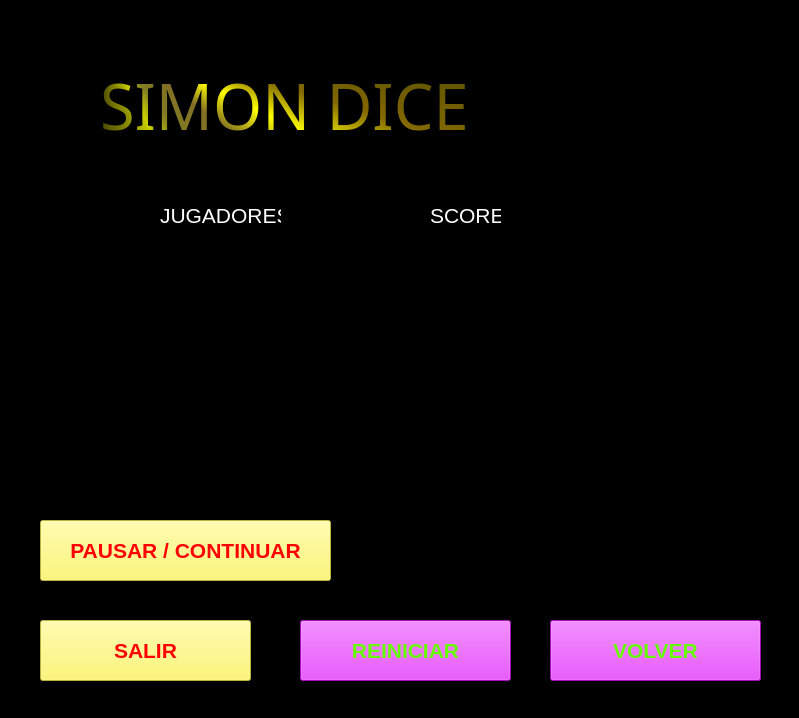
<?xml version="1.0" encoding="UTF-8"?>
<ui version="4.0">
 <class>MainWindow</class>
 <widget class="QMainWindow" name="MainWindow">
  <property name="geometry">
   <rect>
    <x>0</x>
    <y>0</y>
    <width>799</width>
    <height>718</height>
   </rect>
  </property>
  <property name="minimumSize">
   <size>
    <width>799</width>
    <height>718</height>
   </size>
  </property>
  <property name="maximumSize">
   <size>
    <width>799</width>
    <height>718</height>
   </size>
  </property>
  <property name="windowTitle">
   <string>MainWindow</string>
  </property>
  <property name="styleSheet">
   <string notr="true">background-color: rgb(0, 0, 0);</string>
  </property>
  <widget class="QWidget" name="centralwidget">
   <widget class="QLabel" name="label">
    <property name="geometry">
     <rect>
      <x>100</x>
      <y>30</y>
      <width>591</width>
      <height>151</height>
     </rect>
    </property>
    <property name="font">
     <font>
      <family>Vineta BT</family>
      <pointsize>47</pointsize>
      <italic>false</italic>
      <bold>false</bold>
      <stylestrategy>PreferDefault</stylestrategy>
     </font>
    </property>
    <property name="styleSheet">
     <string notr="true">color: qconicalgradient(cx:0, cy:0, angle:135, stop:0 rgba(255, 255, 0, 69), stop:0.375 rgba(255, 255, 0, 69), stop:0.423533 rgba(251, 255, 0, 145), stop:0.45 rgba(247, 255, 0, 208), stop:0.477581 rgba(255, 244, 71, 130), stop:0.518717 rgba(255, 218, 71, 130), stop:0.55 rgba(255, 255, 0, 255), stop:0.57754 rgba(255, 203, 0, 130), stop:0.625 rgba(255, 255, 0, 69), stop:1 rgba(255, 255, 0, 69));</string>
    </property>
    <property name="text">
     <string>SIMON DICE</string>
    </property>
    <property name="textFormat">
     <enum>Qt::AutoText</enum>
    </property>
    <property name="scaledContents">
     <bool>true</bool>
    </property>
   </widget>
   <widget class="QLabel" name="jugador1">
    <property name="geometry">
     <rect>
      <x>70</x>
      <y>250</y>
      <width>271</width>
      <height>31</height>
     </rect>
    </property>
    <property name="font">
     <font>
      <family>Segoe UI Symbol</family>
      <pointsize>16</pointsize>
     </font>
    </property>
    <property name="styleSheet">
     <string notr="true">color: rgb(0, 255, 0);</string>
    </property>
    <property name="text">
     <string/>
    </property>
   </widget>
   <widget class="QPushButton" name="Volver">
    <property name="geometry">
     <rect>
      <x>550</x>
      <y>620</y>
      <width>211</width>
      <height>61</height>
     </rect>
    </property>
    <property name="font">
     <font>
      <family>Segoe UI Symbol</family>
      <pointsize>16</pointsize>
      <bold>true</bold>
     </font>
    </property>
    <property name="cursor">
     <cursorShape>PointingHandCursor</cursorShape>
    </property>
    <property name="styleSheet">
     <string notr="true">color: rgb(102, 255, 0);
background-color: rgb(228, 21, 255);</string>
    </property>
    <property name="text">
     <string>VOLVER</string>
    </property>
   </widget>
   <widget class="QPushButton" name="Salir">
    <property name="geometry">
     <rect>
      <x>40</x>
      <y>620</y>
      <width>211</width>
      <height>61</height>
     </rect>
    </property>
    <property name="font">
     <font>
      <family>Segoe UI Symbol</family>
      <pointsize>16</pointsize>
      <bold>true</bold>
     </font>
    </property>
    <property name="cursor">
     <cursorShape>PointingHandCursor</cursorShape>
    </property>
    <property name="styleSheet">
     <string notr="true">color: rgb(255, 0, 4);
background-color: rgb(255, 249, 82);</string>
    </property>
    <property name="text">
     <string>SALIR</string>
    </property>
   </widget>
   <widget class="QLabel" name="jugador2">
    <property name="geometry">
     <rect>
      <x>70</x>
      <y>300</y>
      <width>271</width>
      <height>31</height>
     </rect>
    </property>
    <property name="font">
     <font>
      <family>Segoe UI Symbol</family>
      <pointsize>16</pointsize>
     </font>
    </property>
    <property name="styleSheet">
     <string notr="true">color: rgb(0, 255, 0);</string>
    </property>
    <property name="text">
     <string/>
    </property>
   </widget>
   <widget class="QLabel" name="jugador3">
    <property name="geometry">
     <rect>
      <x>70</x>
      <y>350</y>
      <width>271</width>
      <height>31</height>
     </rect>
    </property>
    <property name="font">
     <font>
      <family>Segoe UI Symbol</family>
      <pointsize>16</pointsize>
     </font>
    </property>
    <property name="styleSheet">
     <string notr="true">color: rgb(0, 255, 0);</string>
    </property>
    <property name="text">
     <string/>
    </property>
   </widget>
   <widget class="QLabel" name="jugador4">
    <property name="geometry">
     <rect>
      <x>70</x>
      <y>400</y>
      <width>271</width>
      <height>31</height>
     </rect>
    </property>
    <property name="font">
     <font>
      <family>Segoe UI Symbol</family>
      <pointsize>16</pointsize>
     </font>
    </property>
    <property name="styleSheet">
     <string notr="true">color: rgb(0, 255, 0);</string>
    </property>
    <property name="text">
     <string/>
    </property>
   </widget>
   <widget class="QLabel" name="jugador5">
    <property name="geometry">
     <rect>
      <x>70</x>
      <y>450</y>
      <width>271</width>
      <height>31</height>
     </rect>
    </property>
    <property name="font">
     <font>
      <family>Segoe UI Symbol</family>
      <pointsize>16</pointsize>
     </font>
    </property>
    <property name="styleSheet">
     <string notr="true">color: rgb(0, 255, 0);</string>
    </property>
    <property name="text">
     <string/>
    </property>
   </widget>
   <widget class="QLabel" name="label_7">
    <property name="geometry">
     <rect>
      <x>430</x>
      <y>200</y>
      <width>71</width>
      <height>31</height>
     </rect>
    </property>
    <property name="font">
     <font>
      <family>Segoe UI Symbol</family>
      <pointsize>16</pointsize>
     </font>
    </property>
    <property name="styleSheet">
     <string notr="true">color: rgb(255, 255, 255);</string>
    </property>
    <property name="text">
     <string>SCORE:</string>
    </property>
   </widget>
   <widget class="QLabel" name="label_8">
    <property name="geometry">
     <rect>
      <x>160</x>
      <y>200</y>
      <width>121</width>
      <height>31</height>
     </rect>
    </property>
    <property name="font">
     <font>
      <family>Segoe UI Symbol</family>
      <pointsize>16</pointsize>
     </font>
    </property>
    <property name="styleSheet">
     <string notr="true">color: rgb(255, 255, 255);</string>
    </property>
    <property name="text">
     <string>JUGADORES</string>
    </property>
   </widget>
   <widget class="QLabel" name="score1">
    <property name="geometry">
     <rect>
      <x>380</x>
      <y>250</y>
      <width>150</width>
      <height>31</height>
     </rect>
    </property>
    <property name="font">
     <font>
      <family>Segoe UI Symbol</family>
      <pointsize>16</pointsize>
     </font>
    </property>
    <property name="styleSheet">
     <string notr="true">color: rgb(0, 255, 0);</string>
    </property>
    <property name="text">
     <string/>
    </property>
   </widget>
   <widget class="QLabel" name="score4">
    <property name="geometry">
     <rect>
      <x>380</x>
      <y>400</y>
      <width>150</width>
      <height>31</height>
     </rect>
    </property>
    <property name="font">
     <font>
      <family>Segoe UI Symbol</family>
      <pointsize>16</pointsize>
     </font>
    </property>
    <property name="styleSheet">
     <string notr="true">color: rgb(0, 255, 0);</string>
    </property>
    <property name="text">
     <string/>
    </property>
   </widget>
   <widget class="QLabel" name="score5">
    <property name="geometry">
     <rect>
      <x>380</x>
      <y>450</y>
      <width>150</width>
      <height>31</height>
     </rect>
    </property>
    <property name="font">
     <font>
      <family>Segoe UI Symbol</family>
      <pointsize>16</pointsize>
     </font>
    </property>
    <property name="styleSheet">
     <string notr="true">color: rgb(0, 255, 0);</string>
    </property>
    <property name="text">
     <string/>
    </property>
   </widget>
   <widget class="QLabel" name="score3">
    <property name="geometry">
     <rect>
      <x>380</x>
      <y>350</y>
      <width>150</width>
      <height>31</height>
     </rect>
    </property>
    <property name="font">
     <font>
      <family>Segoe UI Symbol</family>
      <pointsize>16</pointsize>
     </font>
    </property>
    <property name="styleSheet">
     <string notr="true">color: rgb(0, 255, 0);</string>
    </property>
    <property name="text">
     <string/>
    </property>
   </widget>
   <widget class="QLabel" name="score2">
    <property name="geometry">
     <rect>
      <x>380</x>
      <y>300</y>
      <width>150</width>
      <height>31</height>
     </rect>
    </property>
    <property name="font">
     <font>
      <family>Segoe UI Symbol</family>
      <pointsize>16</pointsize>
     </font>
    </property>
    <property name="styleSheet">
     <string notr="true">color: rgb(0, 255, 0);</string>
    </property>
    <property name="text">
     <string/>
    </property>
   </widget>
   <widget class="QPushButton" name="PausaContinua">
    <property name="geometry">
     <rect>
      <x>40</x>
      <y>520</y>
      <width>291</width>
      <height>61</height>
     </rect>
    </property>
    <property name="font">
     <font>
      <family>Segoe UI Symbol</family>
      <pointsize>16</pointsize>
      <bold>true</bold>
     </font>
    </property>
    <property name="cursor">
     <cursorShape>PointingHandCursor</cursorShape>
    </property>
    <property name="styleSheet">
     <string notr="true">color: rgb(255, 0, 4);
background-color: rgb(255, 249, 82);</string>
    </property>
    <property name="text">
     <string>PAUSAR / CONTINUAR</string>
    </property>
   </widget>
   <widget class="QPushButton" name="Reiniciar">
    <property name="geometry">
     <rect>
      <x>300</x>
      <y>620</y>
      <width>211</width>
      <height>61</height>
     </rect>
    </property>
    <property name="font">
     <font>
      <family>Segoe UI Symbol</family>
      <pointsize>16</pointsize>
      <bold>true</bold>
     </font>
    </property>
    <property name="cursor">
     <cursorShape>PointingHandCursor</cursorShape>
    </property>
    <property name="styleSheet">
     <string notr="true">color: rgb(102, 255, 0);
background-color: rgb(228, 21, 255);</string>
    </property>
    <property name="text">
     <string>REINICIAR</string>
    </property>
   </widget>
   <widget class="QLabel" name="mensaje2">
    <property name="geometry">
     <rect>
      <x>570</x>
      <y>300</y>
      <width>150</width>
      <height>31</height>
     </rect>
    </property>
    <property name="font">
     <font>
      <family>Segoe UI Symbol</family>
      <pointsize>16</pointsize>
     </font>
    </property>
    <property name="styleSheet">
     <string notr="true">color: rgb(0, 255, 0);</string>
    </property>
    <property name="text">
     <string/>
    </property>
   </widget>
   <widget class="QLabel" name="mensaje5">
    <property name="geometry">
     <rect>
      <x>570</x>
      <y>450</y>
      <width>150</width>
      <height>31</height>
     </rect>
    </property>
    <property name="font">
     <font>
      <family>Segoe UI Symbol</family>
      <pointsize>16</pointsize>
     </font>
    </property>
    <property name="styleSheet">
     <string notr="true">color: rgb(0, 255, 0);</string>
    </property>
    <property name="text">
     <string/>
    </property>
   </widget>
   <widget class="QLabel" name="mensaje1">
    <property name="geometry">
     <rect>
      <x>570</x>
      <y>250</y>
      <width>150</width>
      <height>31</height>
     </rect>
    </property>
    <property name="font">
     <font>
      <family>Segoe UI Symbol</family>
      <pointsize>16</pointsize>
     </font>
    </property>
    <property name="styleSheet">
     <string notr="true">color: rgb(0, 255, 0);</string>
    </property>
    <property name="text">
     <string/>
    </property>
   </widget>
   <widget class="QLabel" name="mensaje4">
    <property name="geometry">
     <rect>
      <x>570</x>
      <y>400</y>
      <width>150</width>
      <height>31</height>
     </rect>
    </property>
    <property name="font">
     <font>
      <family>Segoe UI Symbol</family>
      <pointsize>16</pointsize>
     </font>
    </property>
    <property name="styleSheet">
     <string notr="true">color: rgb(0, 255, 0);</string>
    </property>
    <property name="text">
     <string/>
    </property>
   </widget>
   <widget class="QLabel" name="mensaje3">
    <property name="geometry">
     <rect>
      <x>570</x>
      <y>350</y>
      <width>150</width>
      <height>31</height>
     </rect>
    </property>
    <property name="font">
     <font>
      <family>Segoe UI Symbol</family>
      <pointsize>16</pointsize>
     </font>
    </property>
    <property name="styleSheet">
     <string notr="true">color: rgb(0, 255, 0);</string>
    </property>
    <property name="text">
     <string/>
    </property>
   </widget>
   <widget class="QLabel" name="Ganador">
    <property name="geometry">
     <rect>
      <x>360</x>
      <y>520</y>
      <width>371</width>
      <height>51</height>
     </rect>
    </property>
    <property name="font">
     <font>
      <family>Segoe UI Symbol</family>
      <pointsize>16</pointsize>
     </font>
    </property>
    <property name="styleSheet">
     <string notr="true">color: rgb(0, 255, 0);</string>
    </property>
    <property name="text">
     <string/>
    </property>
   </widget>
  </widget>
 </widget>
 <resources/>
 <connections/>
</ui>
